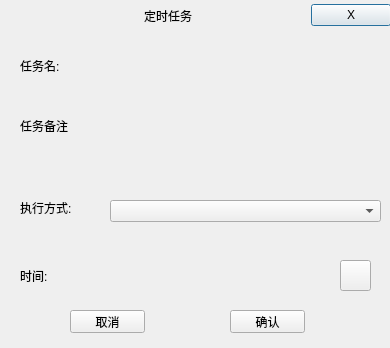
<?xml version="1.0" encoding="UTF-8"?>
<ui version="4.0">
 <class>timed_task</class>
 <widget class="QDialog" name="timed_task">
  <property name="geometry">
   <rect>
    <x>0</x>
    <y>0</y>
    <width>390</width>
    <height>348</height>
   </rect>
  </property>
  <property name="windowTitle">
   <string>Form</string>
  </property>
  <property name="styleSheet">
   <string notr="true">QWidget[objectName=&quot;timed_task&quot;] {
	background-image:url(:/resource/image/bk_modal.png)
}
QTextEdit{
	background: transparent;
}</string>
  </property>
  <widget class="QWidget" name="horizontalLayoutWidget">
   <property name="geometry">
    <rect>
     <x>0</x>
     <y>0</y>
     <width>391</width>
     <height>31</height>
    </rect>
   </property>
   <layout class="QHBoxLayout" name="horizontalLayout">
    <item>
     <widget class="QLabel" name="label_system_icon">
      <property name="minimumSize">
       <size>
        <width>24</width>
        <height>24</height>
       </size>
      </property>
      <property name="maximumSize">
       <size>
        <width>24</width>
        <height>24</height>
       </size>
      </property>
      <property name="styleSheet">
       <string notr="true">QWidget[objectName=&quot;label_system_icon&quot;] { 
	border-image: url(:/resource/icon/tray_windows.ico)
}</string>
      </property>
      <property name="text">
       <string/>
      </property>
     </widget>
    </item>
    <item>
     <spacer name="horizontalSpacer_2">
      <property name="orientation">
       <enum>Qt::Horizontal</enum>
      </property>
      <property name="sizeHint" stdset="0">
       <size>
        <width>40</width>
        <height>20</height>
       </size>
      </property>
     </spacer>
    </item>
    <item>
     <widget class="QLabel" name="label_header">
      <property name="text">
       <string>定时任务</string>
      </property>
     </widget>
    </item>
    <item>
     <spacer name="horizontalSpacer">
      <property name="orientation">
       <enum>Qt::Horizontal</enum>
      </property>
      <property name="sizeHint" stdset="0">
       <size>
        <width>40</width>
        <height>20</height>
       </size>
      </property>
     </spacer>
    </item>
    <item>
     <widget class="QPushButton" name="btn_close">
      <property name="text">
       <string>X</string>
      </property>
     </widget>
    </item>
   </layout>
  </widget>
  <widget class="QLabel" name="label_task_name">
   <property name="geometry">
    <rect>
     <x>20</x>
     <y>60</y>
     <width>54</width>
     <height>12</height>
    </rect>
   </property>
   <property name="text">
    <string>任务名:</string>
   </property>
  </widget>
  <widget class="QTextEdit" name="text_edit_name">
   <property name="geometry">
    <rect>
     <x>110</x>
     <y>50</y>
     <width>271</width>
     <height>31</height>
    </rect>
   </property>
  </widget>
  <widget class="QLabel" name="label">
   <property name="geometry">
    <rect>
     <x>20</x>
     <y>120</y>
     <width>54</width>
     <height>12</height>
    </rect>
   </property>
   <property name="text">
    <string>任务备注</string>
   </property>
  </widget>
  <widget class="QTextEdit" name="text_edit_note">
   <property name="geometry">
    <rect>
     <x>110</x>
     <y>100</y>
     <width>271</width>
     <height>48</height>
    </rect>
   </property>
   <property name="minimumSize">
    <size>
     <width>0</width>
     <height>48</height>
    </size>
   </property>
   <property name="maximumSize">
    <size>
     <width>16777215</width>
     <height>48</height>
    </size>
   </property>
  </widget>
  <widget class="QLabel" name="label_2">
   <property name="geometry">
    <rect>
     <x>20</x>
     <y>200</y>
     <width>71</width>
     <height>16</height>
    </rect>
   </property>
   <property name="text">
    <string>执行方式:</string>
   </property>
  </widget>
  <widget class="QComboBox" name="combo_box_run_type">
   <property name="geometry">
    <rect>
     <x>110</x>
     <y>200</y>
     <width>271</width>
     <height>22</height>
    </rect>
   </property>
  </widget>
  <widget class="QLabel" name="label_3">
   <property name="geometry">
    <rect>
     <x>20</x>
     <y>270</y>
     <width>54</width>
     <height>12</height>
    </rect>
   </property>
   <property name="text">
    <string>时间:</string>
   </property>
  </widget>
  <widget class="QPushButton" name="btn_cancel">
   <property name="geometry">
    <rect>
     <x>70</x>
     <y>310</y>
     <width>75</width>
     <height>23</height>
    </rect>
   </property>
   <property name="text">
    <string>取消</string>
   </property>
  </widget>
  <widget class="QPushButton" name="btn_add">
   <property name="geometry">
    <rect>
     <x>230</x>
     <y>310</y>
     <width>75</width>
     <height>23</height>
    </rect>
   </property>
   <property name="text">
    <string>确认</string>
   </property>
  </widget>
  <widget class="QTextEdit" name="text_edit_run_time">
   <property name="geometry">
    <rect>
     <x>110</x>
     <y>260</y>
     <width>231</width>
     <height>31</height>
    </rect>
   </property>
  </widget>
  <widget class="QPushButton" name="btn_drop_down">
   <property name="geometry">
    <rect>
     <x>340</x>
     <y>260</y>
     <width>31</width>
     <height>31</height>
    </rect>
   </property>
   <property name="styleSheet">
    <string notr="true">border-image:url(:/resource/image/drop_down.png)
</string>
   </property>
   <property name="text">
    <string/>
   </property>
  </widget>
 </widget>
 <resources/>
 <connections/>
</ui>
